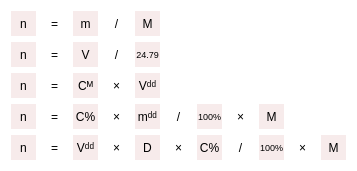
  <widget class="QFrame" name="gridFrame">
   <property name="geometry">
    <rect>
     <x>10</x>
     <y>40</y>
     <width>431</width>
     <height>201</height>
    </rect>
   </property>
   <property name="styleSheet">
    <string notr="true">QWidget {
    background: transparent; /* cho con trở về mặc định */
}

QLabel {
	background-color:#f7ebeb;
    border: none;
}</string>
   </property>
   <layout class="QGridLayout" name="gridLayout">
    <property name="sizeConstraint">
     <enum>QLayout::SetFixedSize</enum>
    </property>
    <item row="0" column="0">
     <widget class="QLabel" name="label_1_0">
      <property name="sizePolicy">
       <sizepolicy hsizetype="Fixed" vsizetype="Fixed">
        <horstretch>0</horstretch>
        <verstretch>0</verstretch>
       </sizepolicy>
      </property>
      <property name="minimumSize">
       <size>
        <width>25</width>
        <height>25</height>
       </size>
      </property>
      <property name="maximumSize">
       <size>
        <width>25</width>
        <height>25</height>
       </size>
      </property>
      <property name="text">
       <string>n</string>
      </property>
      <property name="alignment">
       <set>Qt::AlignCenter</set>
      </property>
     </widget>
    </item>
    <item row="4" column="3">
     <widget class="QLabel" name="label_5_3">
      <property name="sizePolicy">
       <sizepolicy hsizetype="Fixed" vsizetype="Fixed">
        <horstretch>0</horstretch>
        <verstretch>0</verstretch>
       </sizepolicy>
      </property>
      <property name="minimumSize">
       <size>
        <width>25</width>
        <height>25</height>
       </size>
      </property>
      <property name="maximumSize">
       <size>
        <width>25</width>
        <height>25</height>
       </size>
      </property>
      <property name="styleSheet">
       <string notr="true">background-color:transparent;
font-size:12px;
border: 0px</string>
      </property>
      <property name="text">
       <string>×</string>
      </property>
      <property name="alignment">
       <set>Qt::AlignCenter</set>
      </property>
     </widget>
    </item>
    <item row="4" column="4">
     <widget class="QLabel" name="label_5_4">
      <property name="sizePolicy">
       <sizepolicy hsizetype="Fixed" vsizetype="Fixed">
        <horstretch>0</horstretch>
        <verstretch>0</verstretch>
       </sizepolicy>
      </property>
      <property name="minimumSize">
       <size>
        <width>25</width>
        <height>25</height>
       </size>
      </property>
      <property name="maximumSize">
       <size>
        <width>25</width>
        <height>25</height>
       </size>
      </property>
      <property name="text">
       <string>D</string>
      </property>
      <property name="alignment">
       <set>Qt::AlignCenter</set>
      </property>
     </widget>
    </item>
    <item row="3" column="1">
     <widget class="QLabel" name="label_4_1">
      <property name="sizePolicy">
       <sizepolicy hsizetype="Fixed" vsizetype="Fixed">
        <horstretch>0</horstretch>
        <verstretch>0</verstretch>
       </sizepolicy>
      </property>
      <property name="minimumSize">
       <size>
        <width>25</width>
        <height>25</height>
       </size>
      </property>
      <property name="maximumSize">
       <size>
        <width>25</width>
        <height>25</height>
       </size>
      </property>
      <property name="styleSheet">
       <string notr="true">background-color:transparent;
font-size:12px;
border: 0px</string>
      </property>
      <property name="text">
       <string>=</string>
      </property>
      <property name="alignment">
       <set>Qt::AlignCenter</set>
      </property>
     </widget>
    </item>
    <item row="0" column="2">
     <widget class="QLabel" name="label_1_2">
      <property name="sizePolicy">
       <sizepolicy hsizetype="Fixed" vsizetype="Fixed">
        <horstretch>0</horstretch>
        <verstretch>0</verstretch>
       </sizepolicy>
      </property>
      <property name="minimumSize">
       <size>
        <width>25</width>
        <height>25</height>
       </size>
      </property>
      <property name="maximumSize">
       <size>
        <width>25</width>
        <height>25</height>
       </size>
      </property>
      <property name="text">
       <string>m</string>
      </property>
      <property name="alignment">
       <set>Qt::AlignCenter</set>
      </property>
     </widget>
    </item>
    <item row="3" column="0">
     <widget class="QLabel" name="label_4_0">
      <property name="sizePolicy">
       <sizepolicy hsizetype="Fixed" vsizetype="Fixed">
        <horstretch>0</horstretch>
        <verstretch>0</verstretch>
       </sizepolicy>
      </property>
      <property name="minimumSize">
       <size>
        <width>25</width>
        <height>25</height>
       </size>
      </property>
      <property name="maximumSize">
       <size>
        <width>25</width>
        <height>25</height>
       </size>
      </property>
      <property name="text">
       <string>n</string>
      </property>
      <property name="alignment">
       <set>Qt::AlignCenter</set>
      </property>
     </widget>
    </item>
    <item row="0" column="1">
     <widget class="QLabel" name="label_1_1">
      <property name="sizePolicy">
       <sizepolicy hsizetype="Fixed" vsizetype="Fixed">
        <horstretch>0</horstretch>
        <verstretch>0</verstretch>
       </sizepolicy>
      </property>
      <property name="minimumSize">
       <size>
        <width>25</width>
        <height>25</height>
       </size>
      </property>
      <property name="maximumSize">
       <size>
        <width>25</width>
        <height>25</height>
       </size>
      </property>
      <property name="styleSheet">
       <string notr="true">background-color:transparent;
font-size:12px;
border: 0px</string>
      </property>
      <property name="text">
       <string>=</string>
      </property>
      <property name="alignment">
       <set>Qt::AlignCenter</set>
      </property>
     </widget>
    </item>
    <item row="3" column="2">
     <widget class="QLabel" name="label_4_2">
      <property name="sizePolicy">
       <sizepolicy hsizetype="Fixed" vsizetype="Fixed">
        <horstretch>0</horstretch>
        <verstretch>0</verstretch>
       </sizepolicy>
      </property>
      <property name="minimumSize">
       <size>
        <width>25</width>
        <height>25</height>
       </size>
      </property>
      <property name="maximumSize">
       <size>
        <width>25</width>
        <height>25</height>
       </size>
      </property>
      <property name="text">
       <string>C%</string>
      </property>
      <property name="alignment">
       <set>Qt::AlignCenter</set>
      </property>
     </widget>
    </item>
    <item row="3" column="5">
     <widget class="QLabel" name="label_4_5">
      <property name="sizePolicy">
       <sizepolicy hsizetype="Fixed" vsizetype="Fixed">
        <horstretch>0</horstretch>
        <verstretch>0</verstretch>
       </sizepolicy>
      </property>
      <property name="minimumSize">
       <size>
        <width>25</width>
        <height>25</height>
       </size>
      </property>
      <property name="maximumSize">
       <size>
        <width>25</width>
        <height>25</height>
       </size>
      </property>
      <property name="styleSheet">
       <string notr="true">background-color:transparent;
font-size:12px;
border: 0px</string>
      </property>
      <property name="text">
       <string>/</string>
      </property>
      <property name="alignment">
       <set>Qt::AlignCenter</set>
      </property>
     </widget>
    </item>
    <item row="2" column="4">
     <widget class="QLabel" name="label_3_4">
      <property name="sizePolicy">
       <sizepolicy hsizetype="Fixed" vsizetype="Fixed">
        <horstretch>0</horstretch>
        <verstretch>0</verstretch>
       </sizepolicy>
      </property>
      <property name="minimumSize">
       <size>
        <width>25</width>
        <height>25</height>
       </size>
      </property>
      <property name="maximumSize">
       <size>
        <width>25</width>
        <height>25</height>
       </size>
      </property>
      <property name="text">
       <string>Vᵈᵈ</string>
      </property>
      <property name="alignment">
       <set>Qt::AlignCenter</set>
      </property>
     </widget>
    </item>
    <item row="2" column="0">
     <widget class="QLabel" name="label_3_0">
      <property name="sizePolicy">
       <sizepolicy hsizetype="Fixed" vsizetype="Fixed">
        <horstretch>0</horstretch>
        <verstretch>0</verstretch>
       </sizepolicy>
      </property>
      <property name="minimumSize">
       <size>
        <width>25</width>
        <height>25</height>
       </size>
      </property>
      <property name="maximumSize">
       <size>
        <width>25</width>
        <height>25</height>
       </size>
      </property>
      <property name="text">
       <string>n</string>
      </property>
      <property name="alignment">
       <set>Qt::AlignCenter</set>
      </property>
     </widget>
    </item>
    <item row="2" column="2">
     <widget class="QLabel" name="label_3_2">
      <property name="sizePolicy">
       <sizepolicy hsizetype="Fixed" vsizetype="Fixed">
        <horstretch>0</horstretch>
        <verstretch>0</verstretch>
       </sizepolicy>
      </property>
      <property name="minimumSize">
       <size>
        <width>25</width>
        <height>25</height>
       </size>
      </property>
      <property name="maximumSize">
       <size>
        <width>25</width>
        <height>25</height>
       </size>
      </property>
      <property name="text">
       <string>Cᴹ</string>
      </property>
      <property name="alignment">
       <set>Qt::AlignCenter</set>
      </property>
     </widget>
    </item>
    <item row="2" column="3">
     <widget class="QLabel" name="label_3_3">
      <property name="sizePolicy">
       <sizepolicy hsizetype="Fixed" vsizetype="Fixed">
        <horstretch>0</horstretch>
        <verstretch>0</verstretch>
       </sizepolicy>
      </property>
      <property name="minimumSize">
       <size>
        <width>25</width>
        <height>25</height>
       </size>
      </property>
      <property name="maximumSize">
       <size>
        <width>25</width>
        <height>25</height>
       </size>
      </property>
      <property name="styleSheet">
       <string notr="true">background-color:transparent;
font-size:12px;
border: 0px</string>
      </property>
      <property name="text">
       <string>×</string>
      </property>
      <property name="alignment">
       <set>Qt::AlignCenter</set>
      </property>
     </widget>
    </item>
    <item row="3" column="3">
     <widget class="QLabel" name="label_4_3">
      <property name="sizePolicy">
       <sizepolicy hsizetype="Fixed" vsizetype="Fixed">
        <horstretch>0</horstretch>
        <verstretch>0</verstretch>
       </sizepolicy>
      </property>
      <property name="minimumSize">
       <size>
        <width>25</width>
        <height>25</height>
       </size>
      </property>
      <property name="maximumSize">
       <size>
        <width>25</width>
        <height>25</height>
       </size>
      </property>
      <property name="styleSheet">
       <string notr="true">background-color:transparent;
font-size:12px;
border: 0px</string>
      </property>
      <property name="text">
       <string>×</string>
      </property>
      <property name="alignment">
       <set>Qt::AlignCenter</set>
      </property>
     </widget>
    </item>
    <item row="3" column="6">
     <widget class="QLabel" name="label_4_6">
      <property name="sizePolicy">
       <sizepolicy hsizetype="Fixed" vsizetype="Fixed">
        <horstretch>0</horstretch>
        <verstretch>0</verstretch>
       </sizepolicy>
      </property>
      <property name="minimumSize">
       <size>
        <width>25</width>
        <height>25</height>
       </size>
      </property>
      <property name="maximumSize">
       <size>
        <width>25</width>
        <height>25</height>
       </size>
      </property>
      <property name="styleSheet">
       <string notr="true">font-size:9px;</string>
      </property>
      <property name="text">
       <string>100%</string>
      </property>
      <property name="alignment">
       <set>Qt::AlignCenter</set>
      </property>
     </widget>
    </item>
    <item row="2" column="1">
     <widget class="QLabel" name="label_3_1">
      <property name="sizePolicy">
       <sizepolicy hsizetype="Fixed" vsizetype="Fixed">
        <horstretch>0</horstretch>
        <verstretch>0</verstretch>
       </sizepolicy>
      </property>
      <property name="minimumSize">
       <size>
        <width>25</width>
        <height>25</height>
       </size>
      </property>
      <property name="maximumSize">
       <size>
        <width>25</width>
        <height>25</height>
       </size>
      </property>
      <property name="styleSheet">
       <string notr="true">background-color:transparent;
font-size:12px;
border: 0px</string>
      </property>
      <property name="text">
       <string>=</string>
      </property>
      <property name="alignment">
       <set>Qt::AlignCenter</set>
      </property>
     </widget>
    </item>
    <item row="4" column="2">
     <widget class="QLabel" name="label_5_2">
      <property name="sizePolicy">
       <sizepolicy hsizetype="Fixed" vsizetype="Fixed">
        <horstretch>0</horstretch>
        <verstretch>0</verstretch>
       </sizepolicy>
      </property>
      <property name="minimumSize">
       <size>
        <width>25</width>
        <height>25</height>
       </size>
      </property>
      <property name="maximumSize">
       <size>
        <width>25</width>
        <height>25</height>
       </size>
      </property>
      <property name="text">
       <string>Vᵈᵈ</string>
      </property>
      <property name="alignment">
       <set>Qt::AlignCenter</set>
      </property>
     </widget>
    </item>
    <item row="4" column="9">
     <widget class="QLabel" name="label_5_9">
      <property name="sizePolicy">
       <sizepolicy hsizetype="Fixed" vsizetype="Fixed">
        <horstretch>0</horstretch>
        <verstretch>0</verstretch>
       </sizepolicy>
      </property>
      <property name="minimumSize">
       <size>
        <width>25</width>
        <height>25</height>
       </size>
      </property>
      <property name="maximumSize">
       <size>
        <width>25</width>
        <height>25</height>
       </size>
      </property>
      <property name="styleSheet">
       <string notr="true">background-color:transparent;
font-size:12px;
border: 0px</string>
      </property>
      <property name="text">
       <string>×</string>
      </property>
      <property name="alignment">
       <set>Qt::AlignCenter</set>
      </property>
     </widget>
    </item>
    <item row="4" column="8">
     <widget class="QLabel" name="label_5_8">
      <property name="sizePolicy">
       <sizepolicy hsizetype="Fixed" vsizetype="Fixed">
        <horstretch>0</horstretch>
        <verstretch>0</verstretch>
       </sizepolicy>
      </property>
      <property name="minimumSize">
       <size>
        <width>25</width>
        <height>25</height>
       </size>
      </property>
      <property name="maximumSize">
       <size>
        <width>25</width>
        <height>25</height>
       </size>
      </property>
      <property name="styleSheet">
       <string notr="true">font-size:9px;</string>
      </property>
      <property name="text">
       <string>100%</string>
      </property>
      <property name="alignment">
       <set>Qt::AlignCenter</set>
      </property>
     </widget>
    </item>
    <item row="4" column="10">
     <widget class="QLabel" name="label_5_10">
      <property name="sizePolicy">
       <sizepolicy hsizetype="Fixed" vsizetype="Fixed">
        <horstretch>0</horstretch>
        <verstretch>0</verstretch>
       </sizepolicy>
      </property>
      <property name="minimumSize">
       <size>
        <width>25</width>
        <height>25</height>
       </size>
      </property>
      <property name="maximumSize">
       <size>
        <width>25</width>
        <height>25</height>
       </size>
      </property>
      <property name="text">
       <string>M</string>
      </property>
      <property name="alignment">
       <set>Qt::AlignCenter</set>
      </property>
     </widget>
    </item>
    <item row="4" column="5">
     <widget class="QLabel" name="label_5_5">
      <property name="sizePolicy">
       <sizepolicy hsizetype="Fixed" vsizetype="Fixed">
        <horstretch>0</horstretch>
        <verstretch>0</verstretch>
       </sizepolicy>
      </property>
      <property name="minimumSize">
       <size>
        <width>25</width>
        <height>25</height>
       </size>
      </property>
      <property name="maximumSize">
       <size>
        <width>25</width>
        <height>25</height>
       </size>
      </property>
      <property name="styleSheet">
       <string notr="true">background-color:transparent;
font-size:12px;
border: 0px</string>
      </property>
      <property name="text">
       <string>×</string>
      </property>
      <property name="alignment">
       <set>Qt::AlignCenter</set>
      </property>
     </widget>
    </item>
    <item row="4" column="6">
     <widget class="QLabel" name="label_5_6">
      <property name="sizePolicy">
       <sizepolicy hsizetype="Fixed" vsizetype="Fixed">
        <horstretch>0</horstretch>
        <verstretch>0</verstretch>
       </sizepolicy>
      </property>
      <property name="minimumSize">
       <size>
        <width>25</width>
        <height>25</height>
       </size>
      </property>
      <property name="maximumSize">
       <size>
        <width>25</width>
        <height>25</height>
       </size>
      </property>
      <property name="text">
       <string>C%</string>
      </property>
      <property name="alignment">
       <set>Qt::AlignCenter</set>
      </property>
     </widget>
    </item>
    <item row="4" column="7">
     <widget class="QLabel" name="label_5_7">
      <property name="sizePolicy">
       <sizepolicy hsizetype="Fixed" vsizetype="Fixed">
        <horstretch>0</horstretch>
        <verstretch>0</verstretch>
       </sizepolicy>
      </property>
      <property name="minimumSize">
       <size>
        <width>25</width>
        <height>25</height>
       </size>
      </property>
      <property name="maximumSize">
       <size>
        <width>25</width>
        <height>25</height>
       </size>
      </property>
      <property name="styleSheet">
       <string notr="true">background-color:transparent;
font-size:12px;
border: 0px</string>
      </property>
      <property name="text">
       <string>/</string>
      </property>
      <property name="alignment">
       <set>Qt::AlignCenter</set>
      </property>
     </widget>
    </item>
    <item row="3" column="4">
     <widget class="QLabel" name="label_4_4">
      <property name="sizePolicy">
       <sizepolicy hsizetype="Fixed" vsizetype="Fixed">
        <horstretch>0</horstretch>
        <verstretch>0</verstretch>
       </sizepolicy>
      </property>
      <property name="minimumSize">
       <size>
        <width>25</width>
        <height>25</height>
       </size>
      </property>
      <property name="maximumSize">
       <size>
        <width>25</width>
        <height>25</height>
       </size>
      </property>
      <property name="text">
       <string>mᵈᵈ</string>
      </property>
      <property name="alignment">
       <set>Qt::AlignCenter</set>
      </property>
     </widget>
    </item>
    <item row="0" column="3">
     <widget class="QLabel" name="label_1_3">
      <property name="sizePolicy">
       <sizepolicy hsizetype="Fixed" vsizetype="Fixed">
        <horstretch>0</horstretch>
        <verstretch>0</verstretch>
       </sizepolicy>
      </property>
      <property name="minimumSize">
       <size>
        <width>25</width>
        <height>25</height>
       </size>
      </property>
      <property name="maximumSize">
       <size>
        <width>25</width>
        <height>25</height>
       </size>
      </property>
      <property name="styleSheet">
       <string notr="true">background-color:transparent;
font-size:12px;
border: 0px</string>
      </property>
      <property name="text">
       <string>/</string>
      </property>
      <property name="alignment">
       <set>Qt::AlignCenter</set>
      </property>
     </widget>
    </item>
    <item row="1" column="4">
     <widget class="QLabel" name="label_2_4">
      <property name="sizePolicy">
       <sizepolicy hsizetype="Fixed" vsizetype="Fixed">
        <horstretch>0</horstretch>
        <verstretch>0</verstretch>
       </sizepolicy>
      </property>
      <property name="minimumSize">
       <size>
        <width>25</width>
        <height>25</height>
       </size>
      </property>
      <property name="maximumSize">
       <size>
        <width>25</width>
        <height>25</height>
       </size>
      </property>
      <property name="styleSheet">
       <string notr="true">font-size:9px;</string>
      </property>
      <property name="text">
       <string>24.79</string>
      </property>
      <property name="alignment">
       <set>Qt::AlignCenter</set>
      </property>
     </widget>
    </item>
    <item row="0" column="4">
     <widget class="QLabel" name="label_1_4">
      <property name="sizePolicy">
       <sizepolicy hsizetype="Fixed" vsizetype="Fixed">
        <horstretch>0</horstretch>
        <verstretch>0</verstretch>
       </sizepolicy>
      </property>
      <property name="minimumSize">
       <size>
        <width>25</width>
        <height>25</height>
       </size>
      </property>
      <property name="maximumSize">
       <size>
        <width>25</width>
        <height>25</height>
       </size>
      </property>
      <property name="text">
       <string>M</string>
      </property>
      <property name="alignment">
       <set>Qt::AlignCenter</set>
      </property>
     </widget>
    </item>
    <item row="1" column="0">
     <widget class="QLabel" name="label_2_0">
      <property name="sizePolicy">
       <sizepolicy hsizetype="Fixed" vsizetype="Fixed">
        <horstretch>0</horstretch>
        <verstretch>0</verstretch>
       </sizepolicy>
      </property>
      <property name="minimumSize">
       <size>
        <width>25</width>
        <height>25</height>
       </size>
      </property>
      <property name="maximumSize">
       <size>
        <width>25</width>
        <height>25</height>
       </size>
      </property>
      <property name="text">
       <string>n</string>
      </property>
      <property name="alignment">
       <set>Qt::AlignCenter</set>
      </property>
     </widget>
    </item>
    <item row="1" column="1">
     <widget class="QLabel" name="label_2_1">
      <property name="sizePolicy">
       <sizepolicy hsizetype="Fixed" vsizetype="Fixed">
        <horstretch>0</horstretch>
        <verstretch>0</verstretch>
       </sizepolicy>
      </property>
      <property name="minimumSize">
       <size>
        <width>25</width>
        <height>25</height>
       </size>
      </property>
      <property name="maximumSize">
       <size>
        <width>25</width>
        <height>25</height>
       </size>
      </property>
      <property name="styleSheet">
       <string notr="true">background-color:transparent;
font-size:12px;
border: 0px</string>
      </property>
      <property name="text">
       <string>=</string>
      </property>
      <property name="alignment">
       <set>Qt::AlignCenter</set>
      </property>
     </widget>
    </item>
    <item row="1" column="2">
     <widget class="QLabel" name="label_2_2">
      <property name="sizePolicy">
       <sizepolicy hsizetype="Fixed" vsizetype="Fixed">
        <horstretch>0</horstretch>
        <verstretch>0</verstretch>
       </sizepolicy>
      </property>
      <property name="minimumSize">
       <size>
        <width>25</width>
        <height>25</height>
       </size>
      </property>
      <property name="maximumSize">
       <size>
        <width>25</width>
        <height>25</height>
       </size>
      </property>
      <property name="text">
       <string>V</string>
      </property>
      <property name="alignment">
       <set>Qt::AlignCenter</set>
      </property>
     </widget>
    </item>
    <item row="1" column="3">
     <widget class="QLabel" name="label_2_3">
      <property name="sizePolicy">
       <sizepolicy hsizetype="Fixed" vsizetype="Fixed">
        <horstretch>0</horstretch>
        <verstretch>0</verstretch>
       </sizepolicy>
      </property>
      <property name="minimumSize">
       <size>
        <width>25</width>
        <height>25</height>
       </size>
      </property>
      <property name="maximumSize">
       <size>
        <width>25</width>
        <height>25</height>
       </size>
      </property>
      <property name="styleSheet">
       <string notr="true">background-color:transparent;
font-size:12px;
border: 0px</string>
      </property>
      <property name="text">
       <string>/</string>
      </property>
      <property name="alignment">
       <set>Qt::AlignCenter</set>
      </property>
     </widget>
    </item>
    <item row="3" column="8">
     <widget class="QLabel" name="label_4_8">
      <property name="sizePolicy">
       <sizepolicy hsizetype="Fixed" vsizetype="Fixed">
        <horstretch>0</horstretch>
        <verstretch>0</verstretch>
       </sizepolicy>
      </property>
      <property name="minimumSize">
       <size>
        <width>25</width>
        <height>25</height>
       </size>
      </property>
      <property name="maximumSize">
       <size>
        <width>25</width>
        <height>25</height>
       </size>
      </property>
      <property name="text">
       <string>M</string>
      </property>
      <property name="alignment">
       <set>Qt::AlignCenter</set>
      </property>
     </widget>
    </item>
    <item row="3" column="7">
     <widget class="QLabel" name="label_4_7">
      <property name="sizePolicy">
       <sizepolicy hsizetype="Fixed" vsizetype="Fixed">
        <horstretch>0</horstretch>
        <verstretch>0</verstretch>
       </sizepolicy>
      </property>
      <property name="minimumSize">
       <size>
        <width>25</width>
        <height>25</height>
       </size>
      </property>
      <property name="maximumSize">
       <size>
        <width>25</width>
        <height>25</height>
       </size>
      </property>
      <property name="styleSheet">
       <string notr="true">background-color:transparent;
font-size:12px;
border: 0px</string>
      </property>
      <property name="text">
       <string>×</string>
      </property>
      <property name="alignment">
       <set>Qt::AlignCenter</set>
      </property>
     </widget>
    </item>
    <item row="4" column="0">
     <widget class="QLabel" name="label_5_0">
      <property name="sizePolicy">
       <sizepolicy hsizetype="Fixed" vsizetype="Fixed">
        <horstretch>0</horstretch>
        <verstretch>0</verstretch>
       </sizepolicy>
      </property>
      <property name="minimumSize">
       <size>
        <width>25</width>
        <height>25</height>
       </size>
      </property>
      <property name="maximumSize">
       <size>
        <width>25</width>
        <height>25</height>
       </size>
      </property>
      <property name="text">
       <string>n</string>
      </property>
      <property name="alignment">
       <set>Qt::AlignCenter</set>
      </property>
     </widget>
    </item>
    <item row="4" column="1">
     <widget class="QLabel" name="label_5_1">
      <property name="sizePolicy">
       <sizepolicy hsizetype="Fixed" vsizetype="Fixed">
        <horstretch>0</horstretch>
        <verstretch>0</verstretch>
       </sizepolicy>
      </property>
      <property name="minimumSize">
       <size>
        <width>25</width>
        <height>25</height>
       </size>
      </property>
      <property name="maximumSize">
       <size>
        <width>25</width>
        <height>25</height>
       </size>
      </property>
      <property name="styleSheet">
       <string notr="true">background-color:transparent;
font-size:12px;
border: 0px;
background-color:transparent</string>
      </property>
      <property name="text">
       <string>=</string>
      </property>
      <property name="alignment">
       <set>Qt::AlignCenter</set>
      </property>
     </widget>
    </item>
   </layout>
  </widget>
